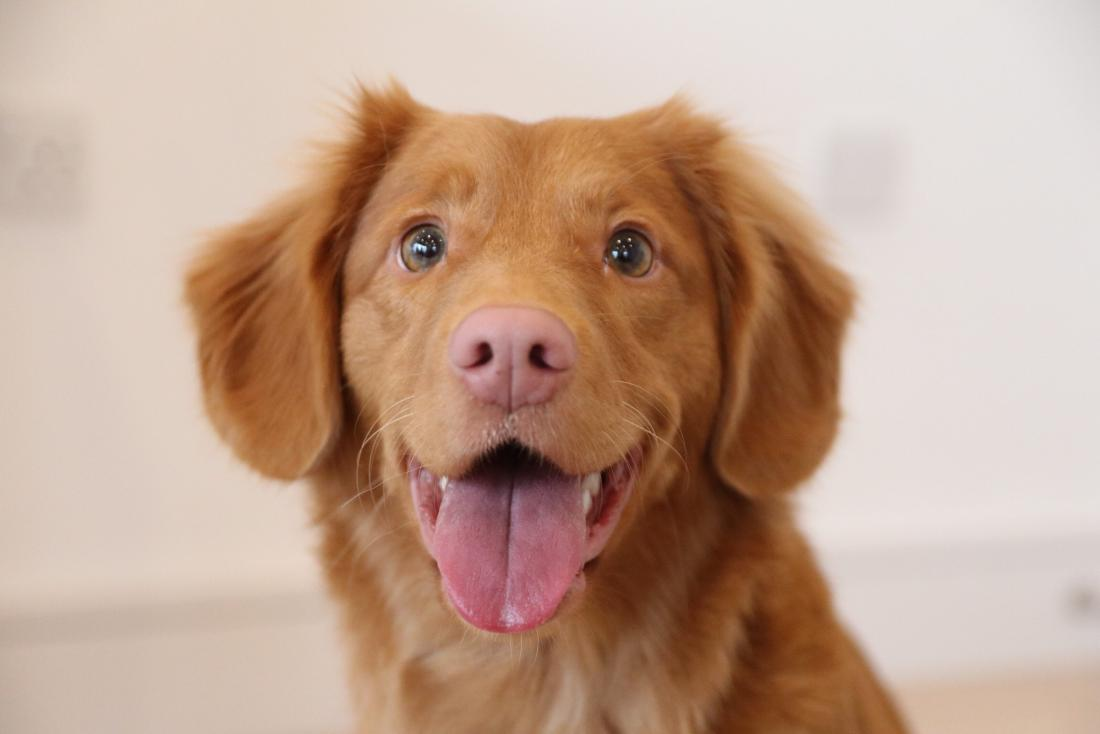
#> input picture Face Detection program/dog.jpg, 1100 x 734 px
$ python imageops.py
#> lines starting #> are read from the running program, lines starting #| are printed output that depends on the picture; after the words box and inside, x2 and y2 are one past the last pixel; in counts of white or black regions, pixels touching at a corner belong together
import numpy as np
import cv2

img = cv2.imread('dog.jpg',cv2.IMREAD_COLOR)
#> img is the input picture: shape (734, 1100, 3); mean B, G, R 143.9, 162.6, 192.9

cv2.line(img,(300,500),(150,150)    ,(255,255,255),15)

cv2.rectangle(img,(115,225),(200,150),(255,0,255),5)

cv2.circle(img,(450,63),55,(0,255,255),-1)

pts=np.array([[200,350],[20,40],[50,295],[55,150],[80,100]],np.int32)
#pts=pts.reshape((-1,1,2))
cv2.polylines(img,[pts],True,(0,255,0),6)

font = cv2.FONT_HERSHEY_SIMPLEX
cv2.putText(img,'OpenCV!!',(300,130),font,1,(255,255,100),5,cv2.LINE_AA)


img[200:450,250:400]=[255,255,255]
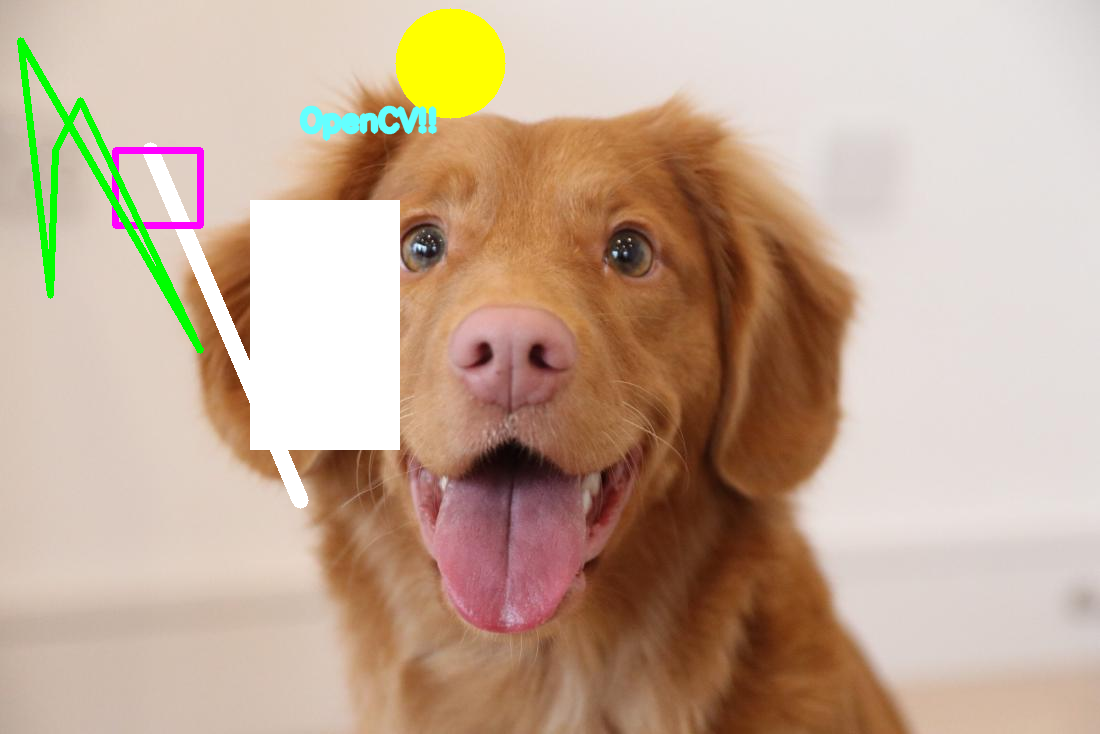
#> img: shape (734, 1100, 3); mean B, G, R 150.2, 171.1, 195.9

watch_face=img[112:250,190:400]
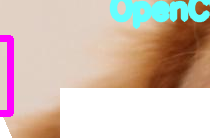
#> watch_face: shape (138, 210, 3); mean B, G, R 182.2, 192.8, 211.9
img[0:138,0:210]=watch_face
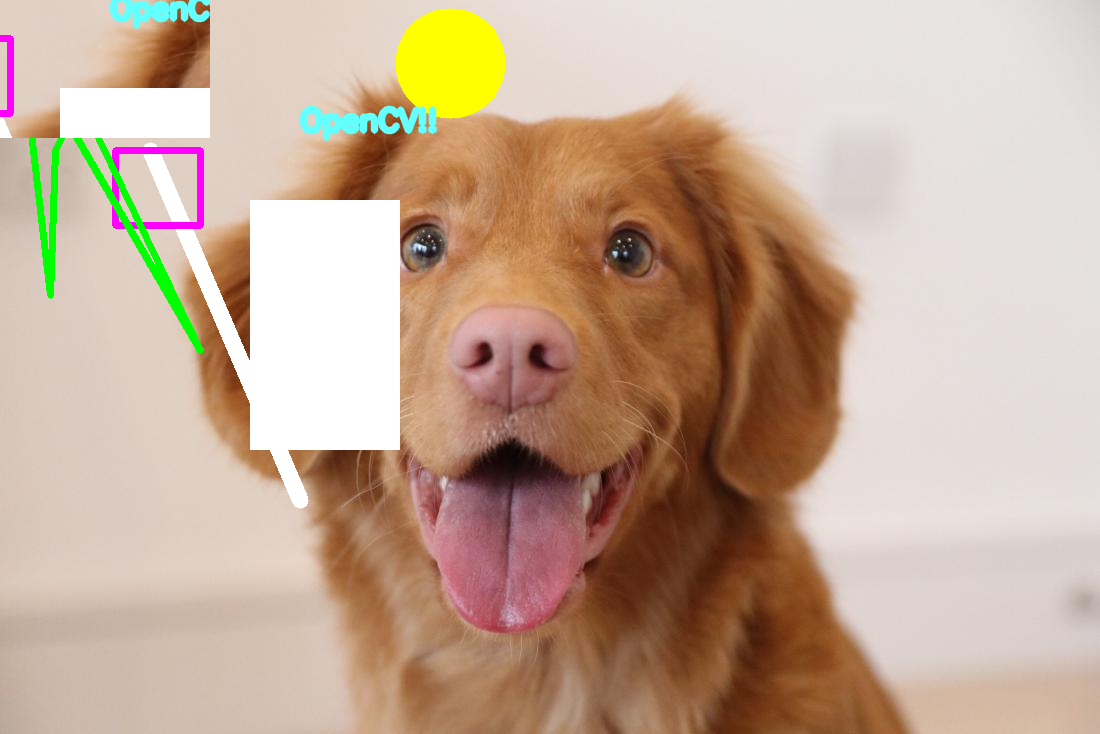
#> img: shape (734, 1100, 3); 3.59% of pixels changed, all inside (x1, y1, x2, y2) = (0, 0, 210, 138)


cv2.imshow('image',img)
cv2.waitKey(0)
cv2.destroyAllWindows
